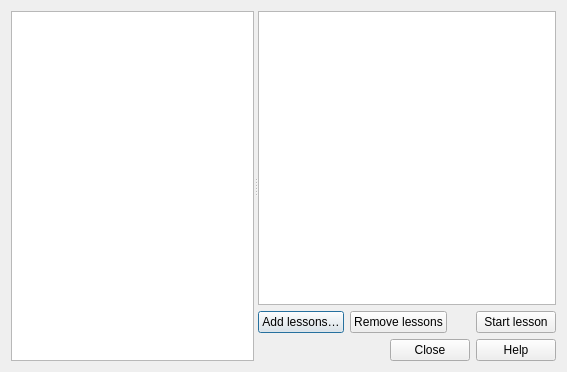
<?xml version="1.0" encoding="UTF-8"?>
<ui version="4.0">
 <class>Dialog</class>
 <widget class="QDialog" name="Dialog">
  <property name="geometry">
   <rect>
    <x>0</x>
    <y>0</y>
    <width>567</width>
    <height>372</height>
   </rect>
  </property>
  <property name="windowTitle">
   <string>QTutor library</string>
  </property>
  <layout class="QVBoxLayout" name="verticalLayout_2">
   <item>
    <widget class="QSplitter" name="splitter">
     <property name="orientation">
      <enum>Qt::Horizontal</enum>
     </property>
     <widget class="QTreeView" name="treeLessons">
      <property name="sizePolicy">
       <sizepolicy hsizetype="Expanding" vsizetype="Expanding">
        <horstretch>0</horstretch>
        <verstretch>0</verstretch>
       </sizepolicy>
      </property>
      <property name="showDropIndicator" stdset="0">
       <bool>false</bool>
      </property>
      <property name="alternatingRowColors">
       <bool>true</bool>
      </property>
      <attribute name="headerVisible">
       <bool>false</bool>
      </attribute>
     </widget>
     <widget class="QWidget" name="">
      <layout class="QVBoxLayout" name="verticalLayout">
       <item>
        <widget class="QTextBrowser" name="txtInfo">
         <property name="sizePolicy">
          <sizepolicy hsizetype="Expanding" vsizetype="Expanding">
           <horstretch>0</horstretch>
           <verstretch>0</verstretch>
          </sizepolicy>
         </property>
        </widget>
       </item>
       <item>
        <layout class="QHBoxLayout" name="horizontalLayout">
         <item>
          <widget class="QPushButton" name="btnAddLessons">
           <property name="text">
            <string>Add lessons…</string>
           </property>
          </widget>
         </item>
         <item>
          <widget class="QPushButton" name="btnRemoveLessons">
           <property name="text">
            <string>Remove lessons</string>
           </property>
          </widget>
         </item>
         <item>
          <spacer name="horizontalSpacer">
           <property name="orientation">
            <enum>Qt::Horizontal</enum>
           </property>
           <property name="sizeHint" stdset="0">
            <size>
             <width>40</width>
             <height>20</height>
            </size>
           </property>
          </spacer>
         </item>
         <item>
          <widget class="QPushButton" name="btnStartLesson">
           <property name="text">
            <string>Start lesson</string>
           </property>
          </widget>
         </item>
        </layout>
       </item>
       <item>
        <widget class="QDialogButtonBox" name="buttonBox">
         <property name="orientation">
          <enum>Qt::Horizontal</enum>
         </property>
         <property name="standardButtons">
          <set>QDialogButtonBox::Close|QDialogButtonBox::Help</set>
         </property>
        </widget>
       </item>
      </layout>
     </widget>
    </widget>
   </item>
  </layout>
 </widget>
 <resources/>
 <connections>
  <connection>
   <sender>buttonBox</sender>
   <signal>accepted()</signal>
   <receiver>Dialog</receiver>
   <slot>accept()</slot>
   <hints>
    <hint type="sourcelabel">
     <x>248</x>
     <y>254</y>
    </hint>
    <hint type="destinationlabel">
     <x>157</x>
     <y>274</y>
    </hint>
   </hints>
  </connection>
  <connection>
   <sender>buttonBox</sender>
   <signal>rejected()</signal>
   <receiver>Dialog</receiver>
   <slot>reject()</slot>
   <hints>
    <hint type="sourcelabel">
     <x>316</x>
     <y>260</y>
    </hint>
    <hint type="destinationlabel">
     <x>286</x>
     <y>274</y>
    </hint>
   </hints>
  </connection>
 </connections>
</ui>
